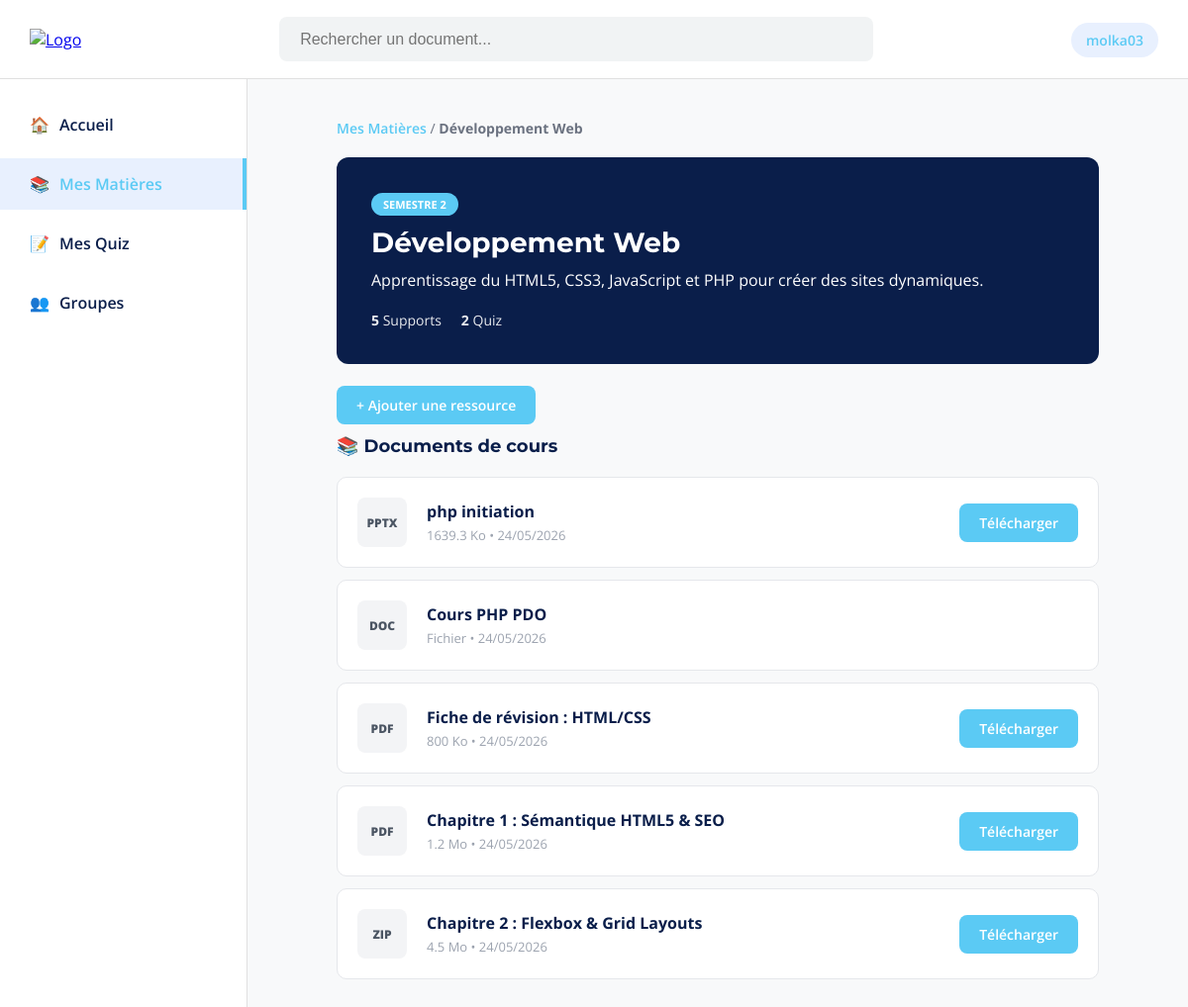
The page /details-matiere.php (signed in) on the database its author committed.
### tables this page shows
CREATE TABLE `users` (
  `id` int(11) NOT NULL,
  `full_name` varchar(100) NOT NULL,
  `email` varchar(150) NOT NULL,
  `password` varchar(255) NOT NULL,
  `bio` text DEFAULT NULL,
  `created_at` timestamp NOT NULL DEFAULT current_timestamp()
);

CREATE TABLE `subjects` (
  `id` int(11) NOT NULL,
  `name` varchar(100) NOT NULL,
  `description` text DEFAULT NULL,
  `semester` varchar(50) DEFAULT NULL,
  `icon` varchar(20) DEFAULT '?',
  `created_at` timestamp NOT NULL DEFAULT current_timestamp()
);

CREATE TABLE `resources` (
  `id` int(11) NOT NULL,
  `user_id` int(11) DEFAULT NULL,
  `subject_id` int(11) DEFAULT NULL,
  `author_name` varchar(100) DEFAULT NULL,
  `title` varchar(200) NOT NULL,
  `description` text DEFAULT NULL,
  `file_name` varchar(255) DEFAULT NULL,
  `file_path` varchar(255) DEFAULT NULL,
  `file_type` varchar(30) DEFAULT NULL,
  `file_size` varchar(50) DEFAULT NULL,
  `likes_count` int(11) DEFAULT 0,
  `comments_count` int(11) DEFAULT 0,
  `created_at` timestamp NOT NULL DEFAULT current_timestamp()
);

### config.php (called while the page is built, shortened)
<?php
$host = "localhost";
$dbname = "scholarswap";
$username = "root";
$password = "";
try {
    $pdo = new PDO(
        "mysql:host=$host;dbname=$dbname;charset=utf8mb4",
        $username,
        $password
    );
    $pdo->setAttribute(PDO::ATTR_ERRMODE, PDO::ERRMODE_EXCEPTION);
    $pdo->setAttribute(PDO::ATTR_DEFAULT_FETCH_MODE, PDO::FETCH_ASSOC);
} catch (PDOException $e) {
    die("Erreur de connexion à la base de données : " . $e->getMessage());
}
function e($value) {
    return htmlspecialchars((string)$value, ENT_QUOTES, 'UTF-8');
}
function current_user($refresh = false) {
    global $pdo;
    $stmt = $pdo->prepare("SELECT * FROM users WHERE id = ?");
    $stmt->execute([$_SESSION['user_id']]);
    $user = $stmt->fetch();
    return $user;
}

### details-matiere.php (the view, shortened to what this page needs)
<?php
require_once "config.php";
$user = current_user();
$subject_id = (int)($_GET["id"] ?? 1);
$stmt = $pdo->prepare("SELECT * FROM subjects WHERE id = ?");
$stmt->execute([$subject_id]);
$subject = $stmt->fetch(PDO::FETCH_ASSOC);
$stmt = $pdo->prepare("
    SELECT * FROM resources
    WHERE subject_id = ?
    ORDER BY created_at DESC
");
$stmt->execute([$subject_id]);
$resources = $stmt->fetchAll(PDO::FETCH_ASSOC);
$stmt = $pdo->prepare("SELECT COUNT(*) FROM quizzes WHERE subject_id = ?");
$stmt->execute([$subject_id]);
$quizCount = $stmt->fetchColumn();
?>
<!DOCTYPE html>
<html lang="fr">
<head>
    <link rel="stylesheet" href="css/index.css">
    <link rel="stylesheet" href="css/details-matiere.css">
</head>
<body>
<header class="main-header">
    <div class="header-left">
        <a href="index.php">
            <img src="assets/colored-logo2.png" alt="Logo" class="nav-logo">
        </a>
    </div>
    <div class="search-container">
        <input type="text" placeholder="Rechercher un document...">
    </div>
    <div class="header-right">
        <a href="profil.php" class="user-badge" style="text-decoration:none;">
            <?= e($user["full_name"]) ?>
        </a>
    </div>
</header>
<div class="main-layout">
    <nav class="sidebar">
        <ul>
            <li onclick="window.location.href='index.php'"><span class="icon">🏠</span> Accueil</li>
            <li class="active" onclick="window.location.href='matieres.php'"><span class="icon">📚</span> Mes Matières</li>
            <li onclick="window.location.href='quiz.php'"><span class="icon">📝</span> Mes Quiz</li>
            <li onclick="window.location.href='groupes.php'"><span class="icon">👥</span> Groupes</li>
        </ul>
    </nav>
    <main class="feed">
        <div class="breadcrumb">
            <a href="matieres.php">Mes Matières</a> / <strong><?= e($subject["name"]) ?></strong>
        </div>
        <section class="course-header-card">
            <div class="subject-tag"><?= e($subject["semester"]) ?></div>
            <h1><?= e($subject["name"]) ?></h1>
            <p><?= e($subject["description"]) ?></p>
            <div class="course-quick-stats">
                <span><strong><?= count($resources) ?></strong> Supports</span>
                <span><strong><?= e($quizCount) ?></strong> Quiz</span>
            </div>
        </section>
        <div style="margin-bottom: 20px;">
            <a href="ajouter-ressource.php?subject_id=<?= e($subject_id) ?>" class="download-btn-blue" style="text-decoration:none;">
                + Ajouter une ressource
            </a>
        </div>
        <div class="resources-list">
            <h3 class="section-title">📚 Documents de cours</h3>
            <?php foreach ($resources as $resource): ?>
                <div class="file-card-item">
                    <div class="file-icon-box">
                        <?= e($resource["file_type"] ?: "DOC") ?>
                    </div>
                    <div class="file-info">
                        <h4><?= e($resource["title"]) ?></h4>
                        <p>
                            <?= e($resource["file_size"] ?: "Fichier") ?>
                            • <?= date("d/m/Y", strtotime($resource["created_at"])) ?>
                        </p>
                    </div>
                    <?php if (!empty($resource["file_path"])): ?>
                        <a href="<?= e($resource["file_path"]) ?>" download class="download-btn-blue">
                            Télécharger
                        </a>
                    <?php endif; ?>
                </div>
            <?php endforeach; ?>
        </div>
    </main>
</div>
</body>
</html>

### index.css (style rules this page uses)
:root { --primary-dark: #0A1E4A; --primary-blue: #5BCAF4; --bg-light: #f8f9fa; --border-color: #e0e0e0; --text-gray: #6B7280; }
* { margin: 0; padding: 0; box-sizing: border-box; }
body { font-family: 'Open Sans', sans-serif; background-color: var(--bg-light); color: var(--primary-dark); }
.main-header { height: 80px; background: white; display: flex; align-items: center; justify-content: space-between; padding: 0 30px; border-bottom: 1px solid var(--border-color); position: sticky; top: 0; z-index: 100; }
.nav-logo { height: 60px; width: auto; object-fit: contain; }
.search-container input { width: 600px; height: 45px; padding: 10px 20px; background: #f1f3f4; border: 1px solid transparent; border-radius: 8px; font-size: 16px; outline: none; transition: 0.3s; }
.user-badge { background: #e8f0fe; color: var(--primary-blue); padding: 8px 15px; border-radius: 20px; font-weight: 600; font-size: 14px; }
.main-layout { display: flex; min-height: calc(100vh - 80px); }
.sidebar { width: 250px; background: white; padding: 20px 0; border-right: 1px solid var(--border-color); }
.sidebar ul { list-style: none; }
.sidebar li { padding: 15px 30px; font-size: 16px; margin-bottom: 8px; cursor: pointer; font-weight: 600; transition: 0.2s; display: flex; align-items: center; gap: 10px; color: var(--primary-dark); }
.sidebar li.active { background-color: #e8f0fe; color: var(--primary-blue); border-right: 4px solid var(--primary-blue); }
.feed { flex: 1; padding: 40px; max-width: 850px; margin: 0 auto; }

### details-matiere.css (style rules this page uses)
.breadcrumb { margin-bottom: 20px; font-size: 14px; color: #6B7280; }
.breadcrumb a { text-decoration: none; color: #5BCAF4; font-weight: 600; }
.course-header-card { background: #0A1E4A; padding: 35px; border-radius: 12px; color: white; margin-bottom: 30px; }
.subject-tag { background: #5BCAF4; color: white; display: inline-block; padding: 4px 12px; border-radius: 20px; font-size: 11px; font-weight: 700; text-transform: uppercase; margin-bottom: 10px; }
.course-header-card h1 { font-family: 'Montserrat', sans-serif; font-size: 28px; margin-bottom: 10px; }
.course-quick-stats { margin-top: 20px; display: flex; gap: 20px; font-size: 14px; opacity: 0.9; }
.section-title { font-family: 'Montserrat', sans-serif; font-size: 18px; margin-bottom: 20px; color: #0A1E4A; }
.file-card-item { background: white; padding: 20px; border-radius: 10px; border: 1px solid #E5E7EB; display: flex; align-items: center; margin-bottom: 12px; transition: 0.2s; }
.file-icon-box { width: 50px; height: 50px; background: #F3F4F6; color: #4B5563; border-radius: 8px; display: flex; align-items: center; justify-content: center; font-weight: 800; font-size: 12px; margin-right: 20px; }
.file-info { flex: 1; }
.file-info h4 { font-size: 16px; color: #0A1E4A; margin-bottom: 4px; }
.file-info p { font-size: 13px; color: #9CA3AF; }
.download-btn-blue { background: #5BCAF4; color: white; text-decoration: none; padding: 10px 20px; border-radius: 8px; font-weight: 600; font-size: 14px; transition: 0.3s; }

### rows shown on the page
users: full_name "molka03"
subjects: name "Développement Web", semester "SEMESTRE 2", description "Apprentissage du HTML5, CSS3, JavaScript et PHP pour créer des sites dynamiques."
resources: file_type "PPTX", title "php initiation", file_size "1639.3 Ko", created_at "24/05/2026"
resources: file_type "DOC", title "Cours PHP PDO", file_size "Fichier", created_at "24/05/2026"
resources: file_type "PDF", title "Fiche de révision : HTML/CSS", file_size "800 Ko", created_at "24/05/2026"
resources: file_type "PDF", title "Chapitre 1 : Sémantique HTML5 & SEO", file_size "1.2 Mo", created_at "24/05/2026"
resources: file_type "ZIP", title "Chapitre 2 : Flexbox & Grid Layouts", file_size "4.5 Mo", created_at "24/05/2026"

### other values the page prints
count($resources) "5"
$quizCount "2"
